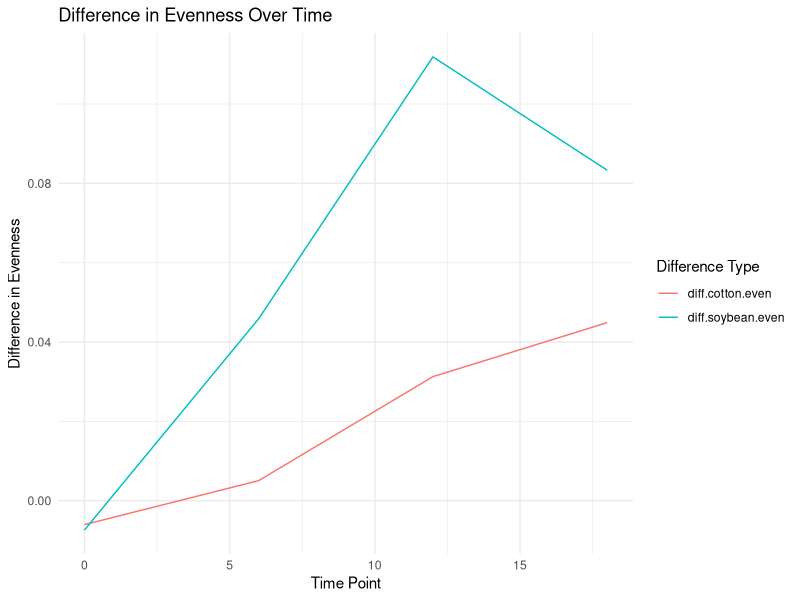

Reproduce this figure in R.
## ---- chunk 1
library(tidyverse)
DiversityData <- read.csv("DiversityData.csv")
Metadata <- read.csv("Metadata.csv")
str(DiversityData)
str(Metadata)
## ---- chunk 2
alpha <- left_join(DiversityData, Metadata, by = "Code") ##as thses two data all have Code line and same lines number
str(alpha)
## ---- chunk 3
alpha_even <- alpha %>%
  mutate(Pielou_evenness = shannon / log(richness)) ##calculate Pielou_evenness and save it to alpha_even
head(alpha_even)
## ---- chunk 4
alpha_average <- alpha_even %>%  ###add the pipe %>% for multiple functions together
  group_by(Crop, Time_Point) %>% ###group the data by Crop and Time_Point
  summarise(
    mean_evenness = mean(Pielou_evenness, na.rm = TRUE), ###Calculate the mean
    count = n(), ###calculate count
    sd_evenness = sd(Pielou_evenness, na.rm = TRUE), ###standard deviation
    se_evenness = sd(Pielou_evenness, na.rm = TRUE) / sqrt(n()) ###standard error
  )

print(alpha_average)
## ---- chunk 5
alpha_average2 <- alpha_average %>%
  select(Time_Point, Crop, mean_evenness) %>% ###select the columns Time_Point, Crop, and mean.even.
  pivot_wider(names_from = Crop, values_from = mean_evenness) %>%###transform the data from long to wide format
  mutate(
    diff.cotton.even = Soil - Cotton, ###calculate the difference between the cotton and soil 
    diff.soybean.even = Soil - Soybean ###calculate the difference between the Soil and Soybean
  )

print(alpha_average2)
## ---- chunk 6
library(ggplot2)
library(dplyr)
alpha_long <- alpha_average2 %>%
  select(Time_Point, diff.cotton.even, diff.soybean.even) %>% ###select the columns we want
  pivot_longer(                                               ###transform the data from long to wide format
    cols = c(diff.cotton.even, diff.soybean.even),            ###creating a new column named diff that contains the values from diff.cotton.even and diff.soybean.even.
    names_to = "diff", 
    values_to = "values" 
  )

print(alpha_long)
## ---- chunk 7
ggplot(alpha_long, aes(x = Time_Point, y = values, color = diff)) +
  geom_line() +      ####add line plotr
  labs(
    title = "Difference in Evenness Over Time",
    x = "Time Point",
    y = "Difference in Evenness",
    color = "Difference Type"
  ) +
  theme_minimal()
